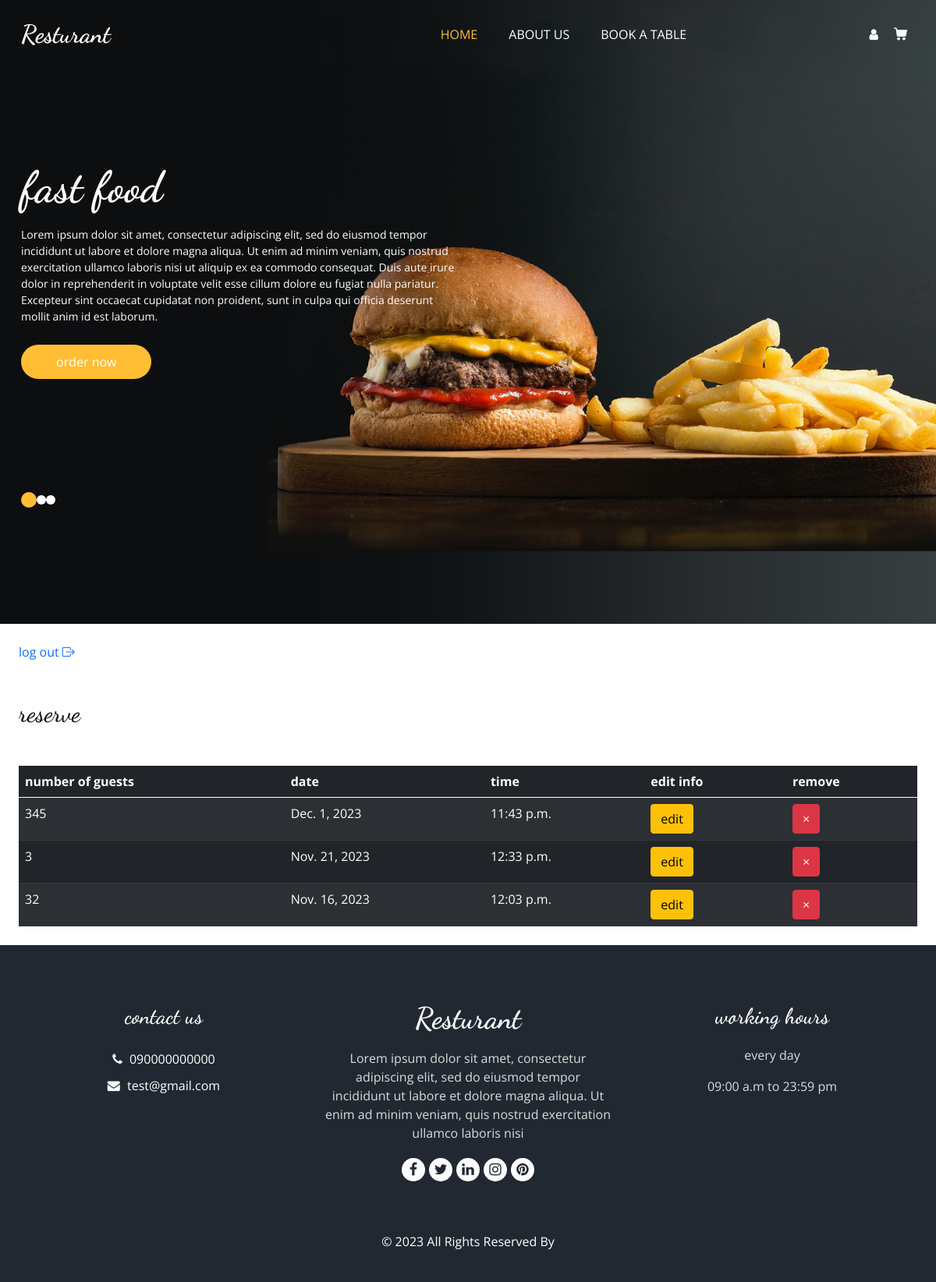
Page /user/dashboard (signed in) on the earlier database version.
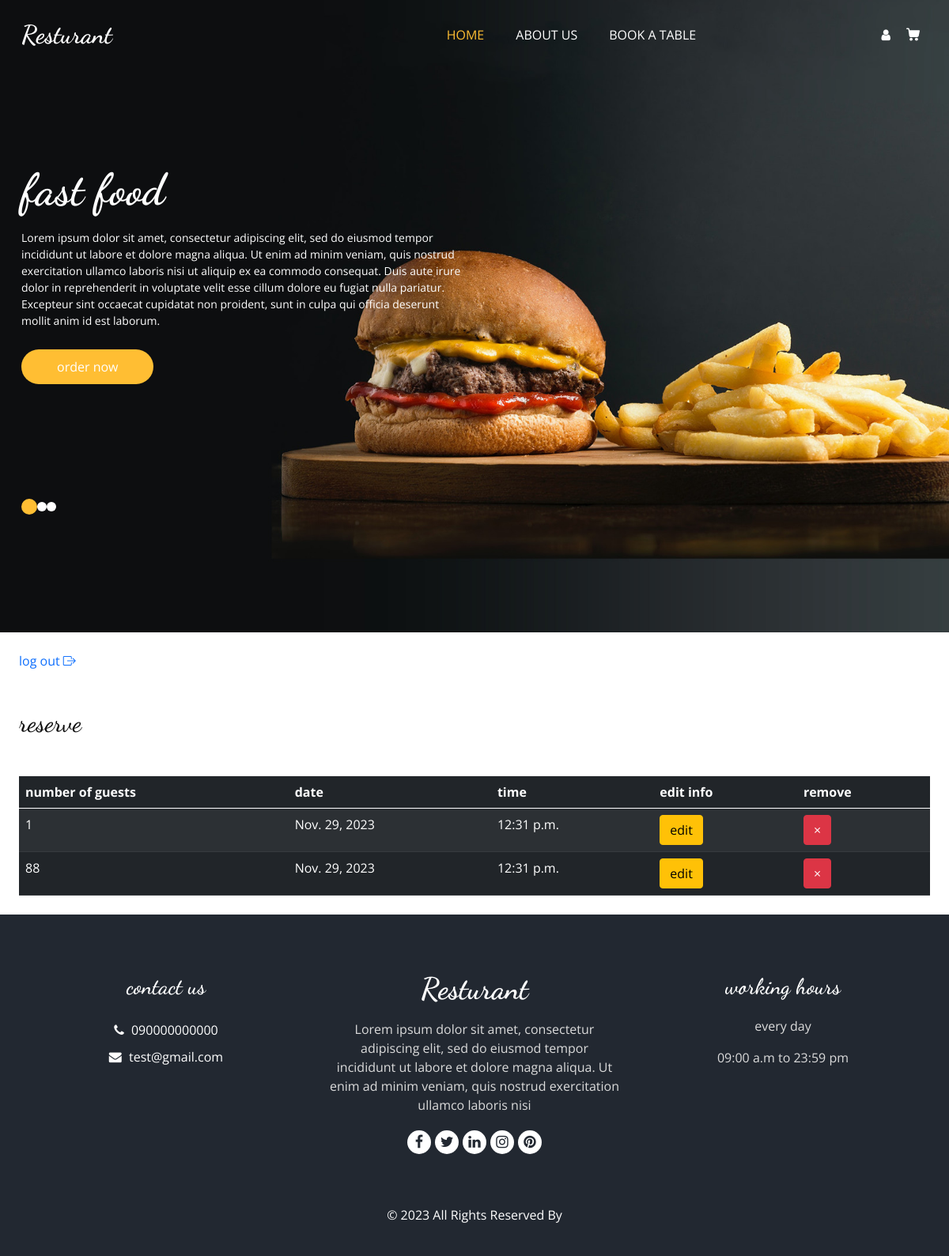
Same page on the later database version.
### food_module/models.py (models this page shows, shortened)
class reservation(models.Model):
    name=models.CharField(max_length=200)
    phone=models.CharField(max_length=100)
    email=models.EmailField(max_length=200)
    number_of_guests= models.IntegerField()
    date=models.DateField(null=True)
    timee=models.TimeField(null=True)
    add_user=models.ManyToManyField(User)

class Footer_data(models.Model):
    phone_number=models.CharField(max_length=200,blank=True,null=True)
    email=models.CharField(max_length=200,blank=True,null=True)
    description=models.TextField(max_length=200,blank=True,null=True)
    facebook_link=models.URLField(blank=True,null=True)
    x_link=models.URLField(blank=True,null=True)
    linkdin_link=models.URLField(blank=True,null=True)
    instagram_link=models.URLField(blank=True,null=True)
    pinterest_link=models.URLField(blank=True,null=True)

### account_module/views.py (the view, shortened to what this page needs)
# urls.py: path('dashboard',views.dsahboard.as_view(),name='dashboard'),
class dsahboard (TemplateView):
    template_name = 'user_dashboard.html'
    def get_context_data(self, **kwargs):
        context=super(dsahboard, self).get_context_data()
        context['footer'] = Footer_data.objects.get()
        context['reserv']=reservation.objects.filter(add_user=self.request.user).all()
        return context

### account_module/templates/user_dashboard.html (shortened to what this page needs)
 {% extends 'base.html' %}
{% load static %}
 {% block content %}
     <div class="hero_area">
      <div class="bg-box">
        <img src="{% static 'images/hero-bg.jpg' %}" alt="" />
      </div>
      <header class="header_section">
        <div class="container">
          <nav class="navbar navbar-expand-lg custom_nav-container">
            <a class="navbar-brand" href="{% url 'home_page' %}">
              <span> Resturant </span>
            </a>
            <div class="collapse navbar-collapse" id="navbarSupportedContent">
              <ul class="navbar-nav mx-auto">
                <li class="nav-item active">
                  <a class="nav-link" href="{% url 'home_page' %}"
                    >home <span class="sr-only">(current)</span></a
                  >
                </li>
                <li class="nav-item">
                  <a class="nav-link" href="{% url 'about_us' %}">about us </a>
                </li>
                <li class="nav-item">
                  <a class="nav-link" href="{% url 'book_table' %}"> book a table</a>
                </li>
              </ul>
              <div class="user_option">
                  {% if user.is_authenticated %}
                  <a href="{% url 'dashboard'%}" class="user_link">
                  <i class="fa fa-user" aria-hidden="true"></i>
                </a>
                      {% else %}
                        <a href="{% url 'login_register' %}" class="user_link">
                  <i class="fa fa-user" aria-hidden="true"></i>
                </a>
                  {% endif %}
{% if user.is_authenticated %}
                   <a class="cart_link" href="{% url 'shoping_cart' %}">
                </a>
                      {% else %}
                    <div>
                    </div>
                  {% endif %}
          </nav>
        </div>
      </header>
      <section class="slider_section">
        <div id="customCarousel1" class="carousel slide" data-ride="carousel">
          <div class="carousel-inner">
            <div class="carousel-item active">
              <div class="container">
                <div class="row">
                  <div class="col-md-7 col-lg-6">
                    <div class="detail-box">
                      <h1>fast food </h1>
                      <p>
                         Lorem ipsum dolor sit amet, consectetur adipiscing elit, sed do eiusmod tempor incididunt ut labore et dolore magna aliqua. Ut enim ad minim veniam, quis nostrud exercitation ullamco laboris nisi ut aliquip ex ea commodo consequat. Duis aute irure dolor in reprehenderit in voluptate velit esse cillum dolore eu fugiat nulla pariatur. Excepteur sint occaecat cupidatat non proident, sunt in culpa qui officia deserunt mollit anim id est laborum.
                      </p>
                      <div class="btn-box">
                        <a href="{% url 'home_page' %}" class="btn1"> order now </a>
                      </div>
                    </div>
                  </div>
                </div>
              </div>
            </div>
          </div>
          <div class="container">
            <ol class="carousel-indicators">
              <li
                data-target="#customCarousel1"
                data-slide-to="0"
                class="active"
              ></li>
              <li data-target="#customCarousel1" data-slide-to="1"></li>
              <li data-target="#customCarousel1" data-slide-to="2"></li>
            </ol>
          </div>
        </div>
      </section>
    </div>
     <div class="m-4">
         <a href="{% url 'logout' %}">
             log out
             <i class="bi bi-box-arrow-right"></i>
         </a>
     </div>
 <div class="m-4">
<h2 class="my-5">reserve</h2>
     <form method="post">
     <table class="table table-striped table-dark">
  <thead>
    <tr>
        <th scope="col">number of guests</th>
        <th scope="col">date</th>
        <th scope="col">time</th>
        <th scope="col">edit info</th>
        <th scope="col">remove</th>
    </tr>
  </thead>
  <tbody>
  {% for foo in reserv %}
    <tr>
            <td>{{ foo.number_of_guests }}</td>
            <td>{{ foo.date }}</td>
            <td>{{ foo.timee }}</td>
        <td><a href="{% url 'edit-dashboard' foo.pk%}" class="btn btn-warning">edit </a></td>
        <td><button type="button" onclick="remove_reserv({{ foo.pk }})" class="btn btn-danger">&times;</button></td>
      </tr>
        {% endfor %}
  </tbody>
</table>
       </form>
</div>
    <footer class="footer_section">
      <div class="container">
        <div class="row">
          <div class="col-md-4 footer-col">
            <div class="footer_contact">
              <h4> contact us  </h4>
              <div class="contact_link_box">
                <a href="">
                  <i class="fa fa-phone" aria-hidden="true"></i>
                  <span>  {{ footer.phone_number }} </span>
                </a>
                <a href="">
                  <i class="fa fa-envelope" aria-hidden="true"></i>
                  <span> {{ footer.email }} </span>
                </a>
              </div>
            </div>
          </div>
          <div class="col-md-4 footer-col">
            <div class="footer_detail">
              <a href="" class="footer-logo"> Resturant </a>
              <p>
                  {{ footer.description }}
			  </p>
              <div class="footer_social">
                <a href="{{ footer.facebook_link }}">
                  <i class="fa fa-facebook" aria-hidden="true"></i>
                </a>
                <a href="{{ footer.x_link }}">
                  <i class="fa fa-twitter" aria-hidden="true"></i>
                </a>
                <a href="{{ footer.linkdin_link }}">
                  <i class="fa fa-linkedin" aria-hidden="true"></i>
                </a>
                <a href="{{ footer.instagram_link }}">
                  <i class="fa fa-instagram" aria-hidden="true"></i>
                </a>
                <a href="{{ footer.pinterest_link }}">
                  <i class="fa fa-pinterest" aria-hidden="true"></i>
                </a>
              </div>
            </div>
          </div>
          <div class="col-md-4 footer-col">
            <h4>working hours</h4>
            <p>every day</p>
            <p>09:00 a.m to 23:59 pm</p>
          </div>
        </div>
        <div class="footer-info">
          <p>
            &copy; <span id="displayYear"></span> All Rights Reserved By
          </p>
        </div>
      </div>
    </footer>
 {% endblock %}

### templates/base.html (shortened to what this page needs)
<!DOCTYPE html>
<html lang="en">
<head>
{% block header %}
 {% include 'header_refrences.html' %}
{% endblock %}
</head>
<body>
{% block content %}
{% endblock %}
</body>
</html>

### templates/header_refrences.html (shortened to what this page needs)
{% load static %}
    <link href="https://cdn.jsdelivr.net/npm/bootstrap@5.0.2/dist/css/bootstrap.min.css" rel="stylesheet">
    <link
      rel="stylesheet"
      type="text/css"
      href="https://cdnjs.cloudflare.com/ajax/libs/OwlCarousel2/2.3.4/assets/owl.carousel.min.css"
    />
    <link
      rel="stylesheet"
      href="https://cdnjs.cloudflare.com/ajax/libs/jquery-nice-select/1.1.0/css/nice-select.min.css"
    />
    <link href="{% static 'css/font-awesome.min.css' %}" rel="stylesheet" />
    <link href="{% static 'css/stylee.css' %}" rel="stylesheet" />
    <link href="{% static 'css/responsive.css' %}" rel="stylesheet" />
    <link href="{% static 'css/login_signup.css' %}" rel="stylesheet" />
    <link href="{% static 'css/custommm.css' %}" rel="stylesheet" />
<link rel="stylesheet" href="https://cdn.jsdelivr.net/npm/bootstrap-icons@1.11.2/font/bootstrap-icons.min.css">

### templates/footer_refrences.html (shortened to what this page needs)
{% load static %}

### static/css/responsive.css (style rules this page uses)
@media (min-width: 1200px) { .container { max-width: 1170px; } }

Differences in the rows shown:
removed reservation: number_of_guests "345", date "Dec. 1, 2023", timee "11:43 p.m."
removed reservation: number_of_guests "3", date "Nov. 21, 2023", timee "12:33 p.m."
removed reservation: number_of_guests "32", date "Nov. 16, 2023", timee "12:03 p.m."
added reservation: number_of_guests "1", date "Nov. 29, 2023", timee "12:31 p.m."
added reservation: number_of_guests "88", date "Nov. 29, 2023", timee "12:31 p.m."
